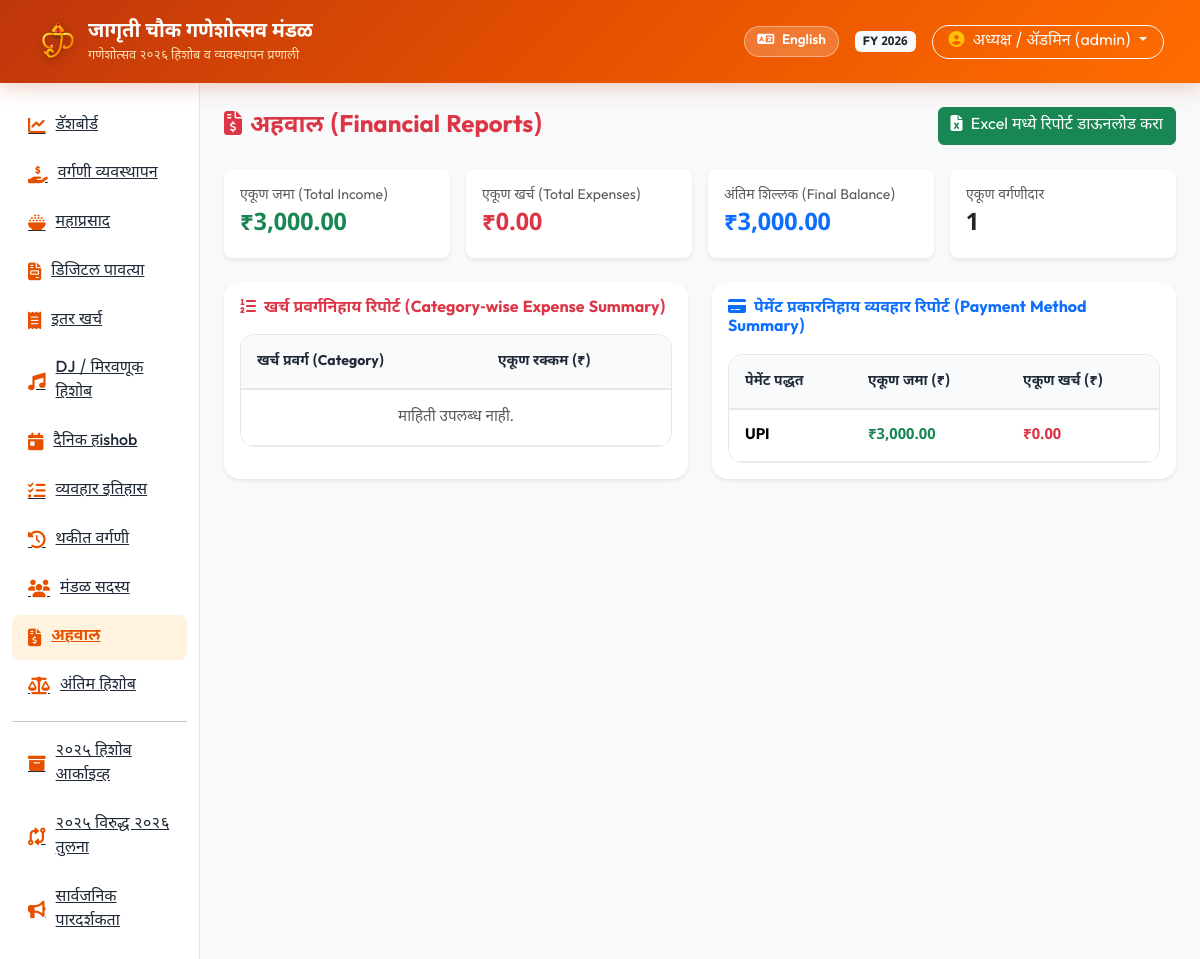
The app's page /reports (signed in), older data.
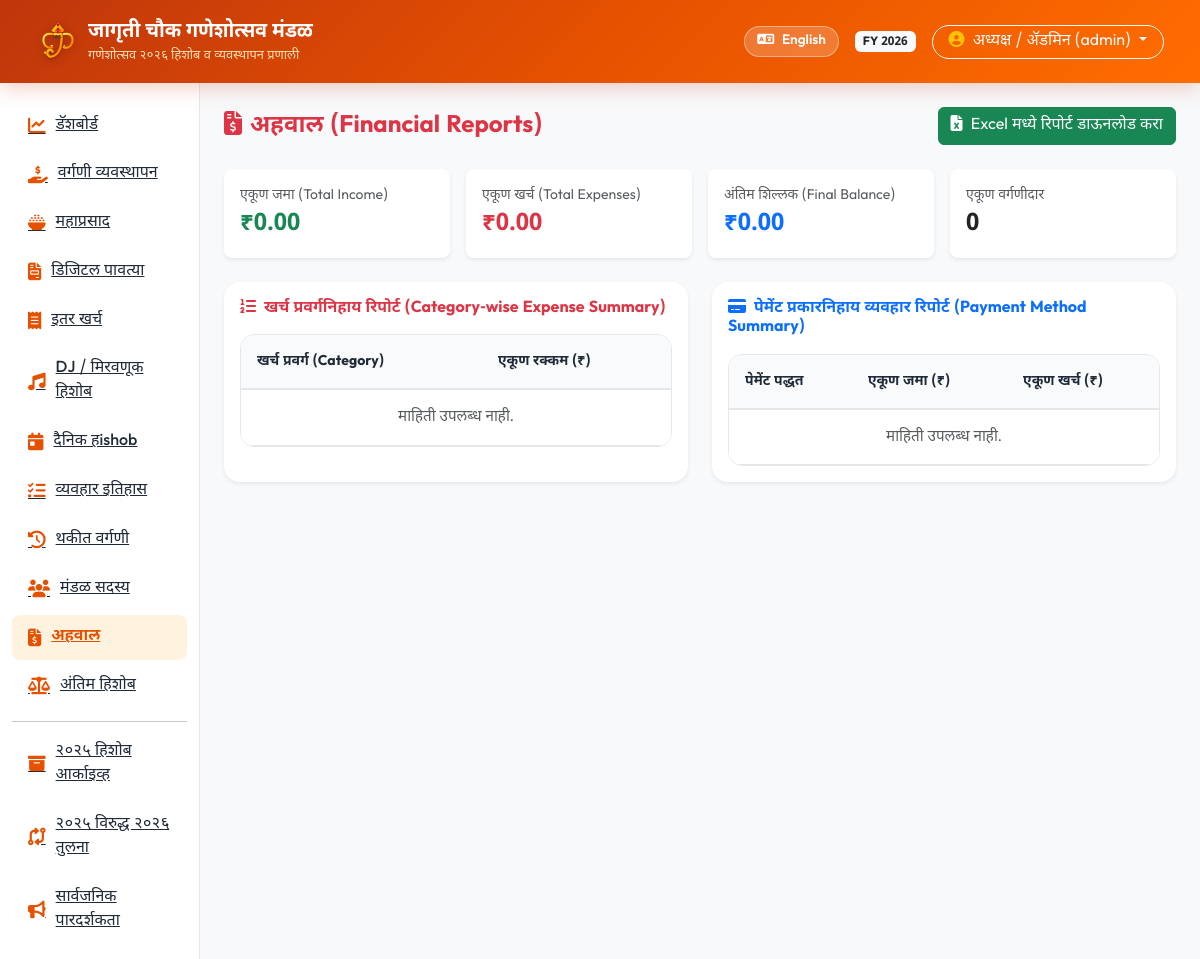
The same page, newer data.
### tables this page shows
CREATE TABLE transactions (
    id INTEGER PRIMARY KEY AUTOINCREMENT,
    year_label TEXT NOT NULL DEFAULT '2026',
    transaction_id TEXT UNIQUE NOT NULL,
    date DATE NOT NULL,
    type TEXT NOT NULL, -- INCOME, EXPENSE
    module TEXT NOT NULL, -- VARGANI, MAHAPRASAD_DONATION, MAHAPRASAD_EXPENSE, OTHER_EXPENSE, DJ_INCOME, DJ_EXPENSE
    category TEXT NOT NULL,
    description TEXT,
    income_amount DECIMAL(12,2) DEFAULT 0.00,
    expense_amount DECIMAL(12,2) DEFAULT 0.00,
    payment_method TEXT NOT NULL,
    reference_no TEXT,
    created_by TEXT,
    created_at TIMESTAMP DEFAULT CURRENT_TIMESTAMP
);

### routes/reports.py (the view)
@reports_bp.route('/reports')
@login_required
def index():
    report_type = request.args.get('type', 'complete')
    start_date = request.args.get('start_date', '')
    end_date = request.args.get('end_date', '')
    summary = get_financial_summary(get_active_financial_year())
    category_summary = query_db("""
        SELECT category, SUM(amount) as total
        FROM expenses WHERE year_label=(SELECT value FROM settings WHERE key='active_year')
        GROUP BY category
    """)
    method_summary = query_db("""
        SELECT payment_method,
               SUM(income_amount) as total_inc,
               SUM(expense_amount) as total_exp
        FROM transactions WHERE year_label=(SELECT value FROM settings WHERE key='active_year')
        GROUP BY payment_method
    """)
    return render_template('reports/index.html',
                           summary=summary,
                           category_summary=category_summary,
                           method_summary=method_summary,
                           report_type=report_type,
                           start_date=start_date,
                           end_date=end_date)

### database.py (called while the page is built)
def is_mysql_configured():
    if Config.DATABASE_URL:
        db_url = Config.DATABASE_URL.lower()
        if db_url.startswith('mysql') or 'mysql' in db_url:
            return True
    if Config.DB_HOST and Config.DB_NAME and Config.DB_USER:
        return True
    return False

def get_db_connection():
    if is_mysql_configured():
        if not HAS_PYMYSQL:
            raise ImportError("PyMySQL is not installed. Please add pymysql or cryptography to your requirements.")
        params = parse_mysql_params()
        conn = pymysql.connect(
            host=params['host'],
            port=params['port'],
            user=params['user'],
            password=params['password'],
            database=params['database'],
            charset=params['charset'],
            cursorclass=pymysql.cursors.DictCursor,
            autocommit=True
        )
        return conn
    else:
        conn = sqlite3.connect(Config.DATABASE_PATH)
        conn.row_factory = sqlite3.Row
        return conn

### utils/translations.py (called while the page is built)
def get_translation(key, lang='mr'):
    lang = lang if lang in TRANSLATIONS else 'mr'
    return TRANSLATIONS[lang].get(key, TRANSLATIONS['en'].get(key, key))

### templates/reports/index.html (shortened to what the changed rows need)
{% extends 'base.html' %}
{% block content %}
<div class="row g-3 mb-4">
    <div class="col-md-3">
        <div class="card border-0 shadow-sm rounded-3 p-3 bg-white">
            <div class="small text-muted font-weight-bold">एकूण जमा (Total Income)</div>
            <div class="fs-4 fw-bold text-success">₹{{ "{:,.2f}".format(summary.total_income) }}</div>
        </div>
    </div>
    <div class="col-md-3">
        <div class="card border-0 shadow-sm rounded-3 p-3 bg-white">
            <div class="small text-muted font-weight-bold">अंतिम शिल्लक (Final Balance)</div>
            <div class="fs-4 fw-bold text-primary">₹{{ "{:,.2f}".format(summary.current_balance) }}</div>
        </div>
    </div>
    <div class="col-md-3">
        <div class="card border-0 shadow-sm rounded-3 p-3 bg-white">
            <div class="small text-muted font-weight-bold">एकूण वर्गणीदार</div>
            <div class="fs-4 fw-bold text-dark">{{ summary.contributors_count }}</div>
        </div>
    </div>
</div>
<div class="row g-4 mb-4">
    <div class="col-md-6">
        <div class="card border-0 shadow-sm rounded-4 p-3 h-100">
            <div class="table-responsive">
                <table class="table table-mandal mb-0">
                    <thead>
                        <tr>
                            <th>खर्च प्रवर्ग (Category)</th>
                            <th>एकूण रक्कम (₹)</th>
                        </tr>
                    </thead>
                </table>
            </div>
        </div>
    </div>
    <div class="col-md-6">
        <div class="card border-0 shadow-sm rounded-4 p-3 h-100">
            <div class="table-responsive">
                <table class="table table-mandal mb-0">
                    <thead>
                        <tr>
                            <th>पेमेंट पद्धत</th>
                            <th>एकूण जमा (₹)</th>
                            <th>एकूण खर्च (₹)</th>
                        </tr>
                    </thead>
                    <tbody>
                        {% for m in method_summary %}
                        <tr>
                            <td class="fw-bold">{{ m.payment_method }}</td>
                            <td class="text-success fw-bold">₹{{ "{:,.2f}".format(m.total_inc or 0) }}</td>
                            <td class="text-danger fw-bold">₹{{ "{:,.2f}".format(m.total_exp or 0) }}</td>
                        </tr>
                        {% else %}
                        <tr><td colspan="3" class="text-center text-muted py-3">माहिती उपलब्ध नाही.</td></tr>
                        {% endfor %}
                    </tbody>
                </table>
            </div>
        </div>
    </div>
</div>
{% endblock %}

Row changes from the older to the newer data that the page shows:
removed transactions: payment_method "UPI", income_amount "3,000.00", expense_amount "0.00"
Text that changed along with them:
{{ "{:,.2f}".format(summary.total_income) }}: "3,000.00" → "0.00"
{{ "{:,.2f}".format(summary.current_balance) }}: "3,000.00" → "0.00"
{{ summary.contributors_count }}: "1" → "0"
text now shown: "माहिती उपलब्ध नाही."
